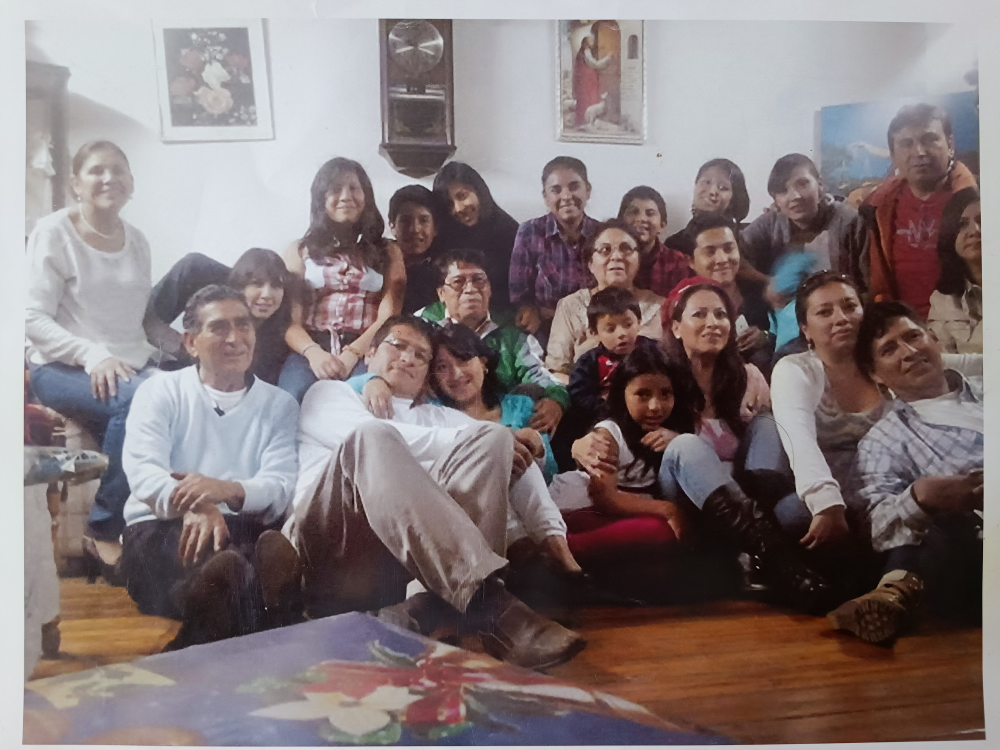
#> input picture familia_1.jpg, 4000 x 3000 px (shown at 1/4 size)
$ jupyter execute --allow-errors SaveFace.ipynb
#> lines starting #> are read from the running program, lines starting #| are printed output that depends on the picture; after the words box and inside, x2 and y2 are one past the last pixel; in counts of white or black regions, pixels touching at a corner belong together
# Guardar rostros de una imagen utilizando libreria de CSV

 *Ejemplo de codigo para guardar rostros partiendo de una imagen de analisis utilizando Haar Cascades y Open CV*

1. Importamos la libreria de CSV

[cell 1]
import cv2

2. Cargamos el clasificador de rostros

[cell 2]
faceClassif = cv2.CascadeClassifier(cv2.data.haarcascades+'haarcascade_frontalface_default.xml')

3. Leeomos y creamos una copia de la imagen de analisis o de entrada

[cell 3]
image = cv2.imread('familia_1.jpg')
#> image is the input picture: shape (3000, 4000, 3); mean B, G, R 121.2, 120.4, 132.5
imageAux = image.copy()

4. Transformamos la imagen de entrada de BGR a RGB o escala de grises

[cell 4]
gray = cv2.cvtColor(image, cv2.COLOR_BGR2GRAY)
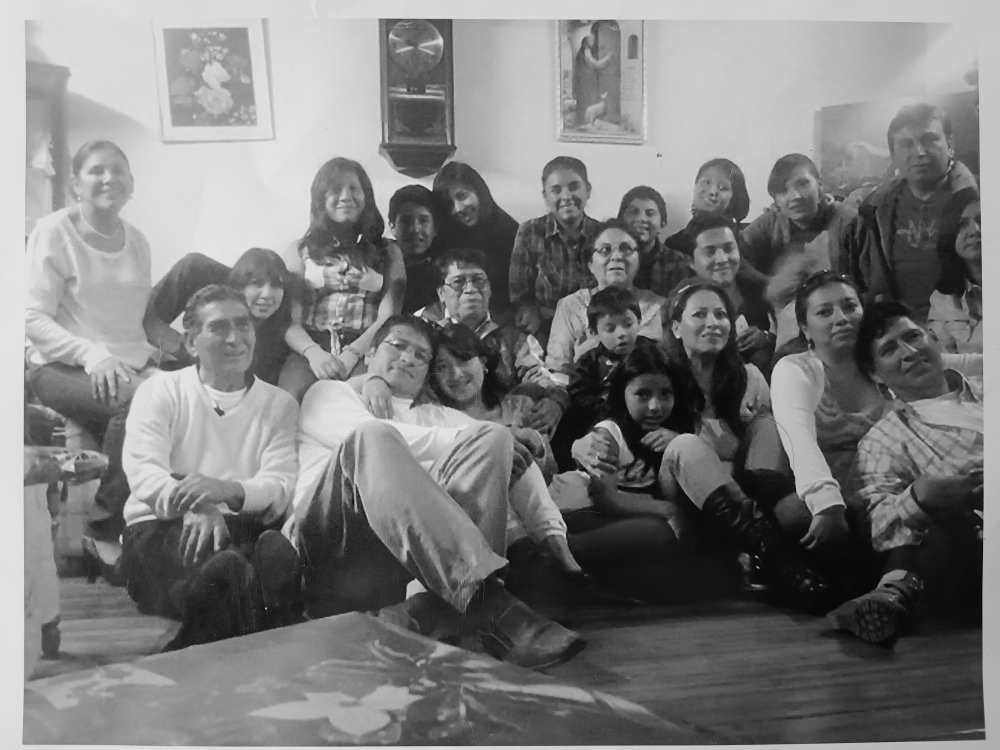
#> gray: shape (3000, 4000) (shown at 1/4 size); min 1, max 243, mean 124.1

5. Realiza la deteccion de rostros que esten en la imagen de entrada con segun parametros de la funcion detectMultiscale

[cell 5]
faces = faceClassif.detectMultiScale(gray, 1.1, 5)
#> faces = 23 rows, first 6: [2797, 1507, 56, 56], [2823, 754, 71, 71], [1839, 1175, 82, 82], [2153, 2004, 86, 86], [2488, 785, 170, 170], [774, 276, 184, 184]

6. Programamos un contador 'count' para que nos proporcione el numero de rostros detectados en la imagen

[cell 6]
count = 0

7. Extraemos las coordenadas de los rostros detectados con for para ancho, alto y vizualizamos los rostros en un rectangulo configurando el color de preferencia, tambien recortamos los rostros detectados en este ejemplo es de 150 px, y los rostros se almacenaran cada uno con el contador que le corresponda.

[cell 7]
for (x,y,w,h) in faces:
    cv2.rectangle(image, (x,y),(x+w,y+h),(0,0,255),2) #BGR COLOR y ancho del rectangulo
    rostro = imageAux[y:y+h,x:x+w]
    rostro = cv2.resize(rostro,(150,150), interpolation=cv2.INTER_CUBIC) # Puede ajustarse a su necesidad en el ejemplo (150 , 150)
    cv2.imwrite('rostro_{}.jpg'.format(count),rostro)
    count = count + 1
#> this loop made 23 passes
#> (x, y, w, h) on passes 1 to 12: (2797, 1507, 56, 56), (2823, 754, 71, 71), (1839, 1175, 82, 82), (2153, 2004, 86, 86), (2488, 785, 170, 170), (774, 276, 184, 184), (1567, 810, 190, 190), (2766, 669, 180, 180), (2167, 677, 196, 196), (315, 598, 222, 222), (1281, 673, 207, 207), (2344, 903, 242, 242)
#> pass 1, `rostro = imageAux[y:y+h,x:x+w]`:
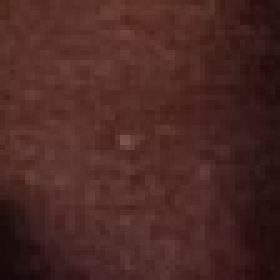
#> rostro: shape (56, 56, 3) (shown 5 times larger); mean B, G, R 36.3, 40.7, 75.4
#> pass 2, `rostro = imageAux[y:y+h,x:x+w]`:
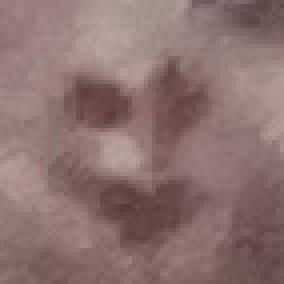
#> rostro: shape (71, 71, 3) (shown 4 times larger); mean B, G, R 110.7, 113.7, 139.8
#> after the loop, count = 23

$ run again, with gato.jpg copied over familia_1.jpg
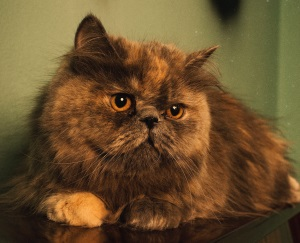
#> input picture gato.jpg, 300 x 243 px
#> image is the input picture: shape (243, 300, 3); mean B, G, R 45.4, 80.6, 106
#> faces = [[158, 88, 57, 57]]
#> the loop `for (x,y,w,h) in faces:` made 1 pass
#> (x, y, w, h, count) on pass 1: (158, 88, 57, 57, 1)
#> pass 1, `rostro = cv2.resize(rostro,(150,150), interpolation=cv2.INTER_CUBIC)`:
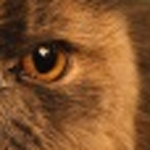
#> rostro: shape (150, 150, 3); mean B, G, R 44.4, 85.1, 133.9
#> after the loop `for (x,y,w,h) in faces:`:
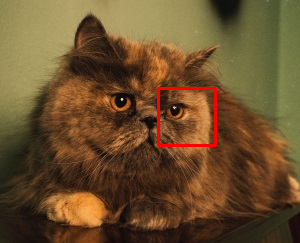
#> image: shape (243, 300, 3); 0.93% of pixels changed, all inside (x1, y1, x2, y2) = (157, 87, 217, 147)
#> after the loop `for (x,y,w,h) in faces:`: count = 1

$ run again, with rostro_11.jpg copied over familia_1.jpg
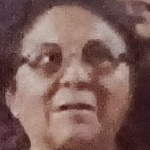
#> input picture rostro_11.jpg, 150 x 150 px
#> image is the input picture: shape (150, 150, 3); mean B, G, R 89.4, 94.2, 125.5
#> `gray = cv2.cvtColor(image, cv2.COLOR_BGR2GRAY)`:
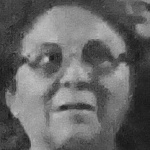
#> gray: shape (150, 150); min 21, max 195, mean 103.1
#> faces = [[10, 8, 131, 131]]
#> the loop `for (x,y,w,h) in faces:` made 1 pass
#> (x, y, w, h, count) on pass 1: (10, 8, 131, 131, 1)
#> after the loop `for (x,y,w,h) in faces:`:
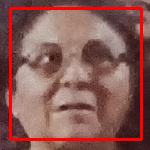
#> image: shape (150, 150, 3); 6.97% of pixels changed, all inside (x1, y1, x2, y2) = (9, 7, 143, 141)
#> after the loop `for (x,y,w,h) in faces:`: count = 1
